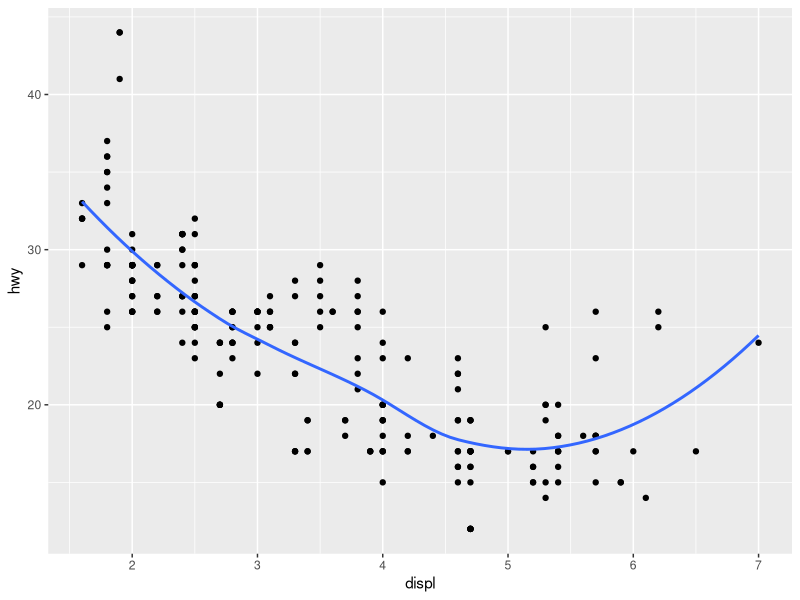
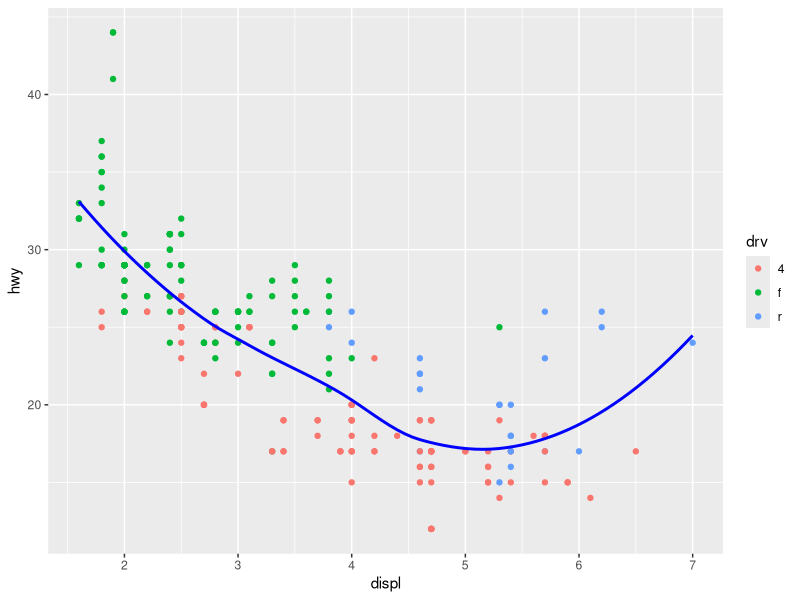
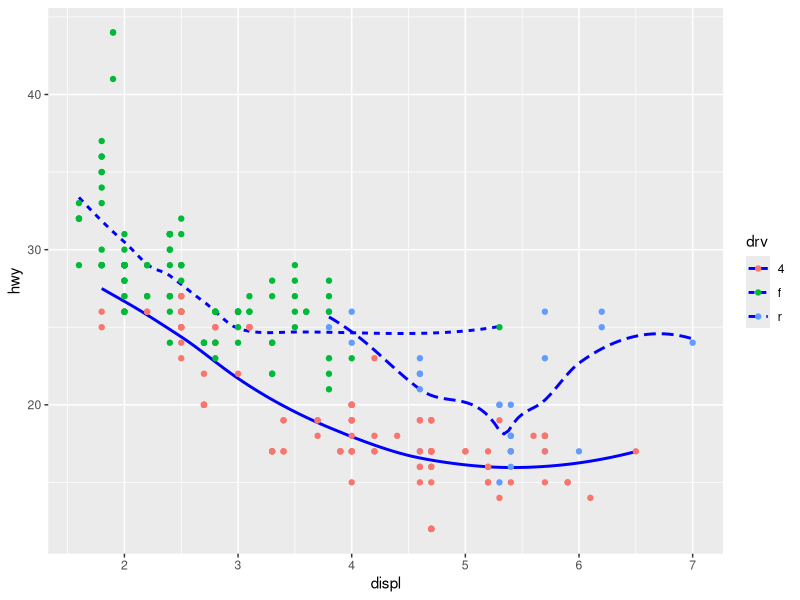
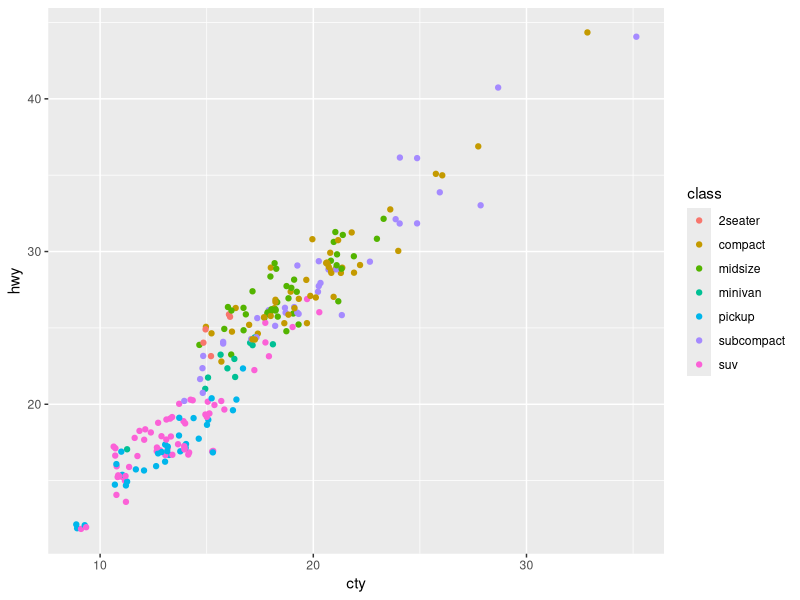
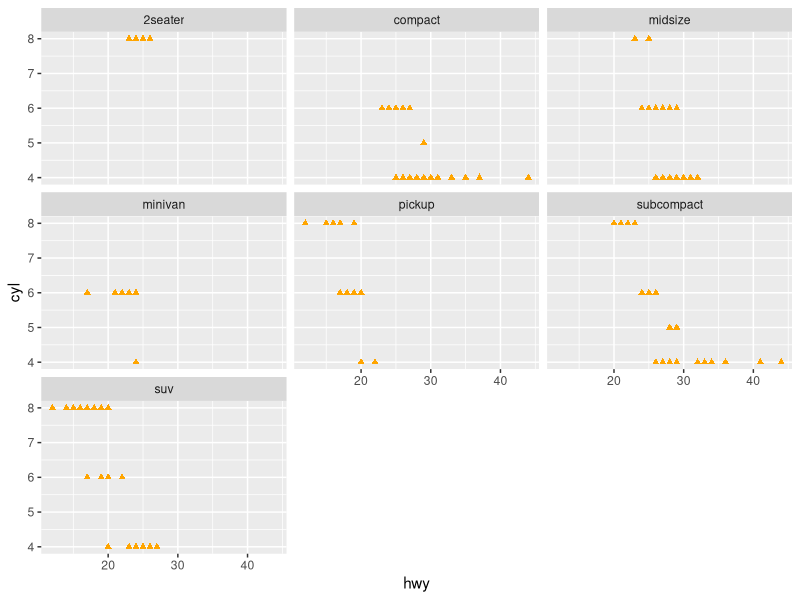

These figures' R source, in order:
## ---- chunk 1
knitr::opts_chunk$set(echo = TRUE)
## ---- chunk 2
require(ggplot2)
## ---- chunk 3

ggplot(data = mpg) + 
  geom_point(mapping = aes(x = displ, y = hwy)) +
  geom_smooth(mapping = aes(x = displ, y = hwy), se = FALSE)
## ---- chunk 4
ggplot(data = mpg) + 
  geom_point(mapping = aes(x = displ, y = hwy, color=drv)) +
  geom_smooth(mapping = aes(x = displ, y = hwy), se = FALSE, color='blue')
## ---- chunk 5
ggplot(data = mpg) + 
  geom_smooth(mapping = aes(x = displ, y = hwy, linetype = drv), se = FALSE, color = 'blue')+
  geom_point(mapping = aes(x = displ, y = hwy, color=drv))
## ---- chunk 6
ggplot(data = mpg) + 
  geom_jitter(mapping = aes(x = cty, y = hwy, color=class))
## ---- chunk 7
ggplot(data = mpg) + 
  geom_point(mapping = aes(x = hwy, y = cyl), shape = 17,color='orange')+
  facet_wrap(~class, nrow = 3)
